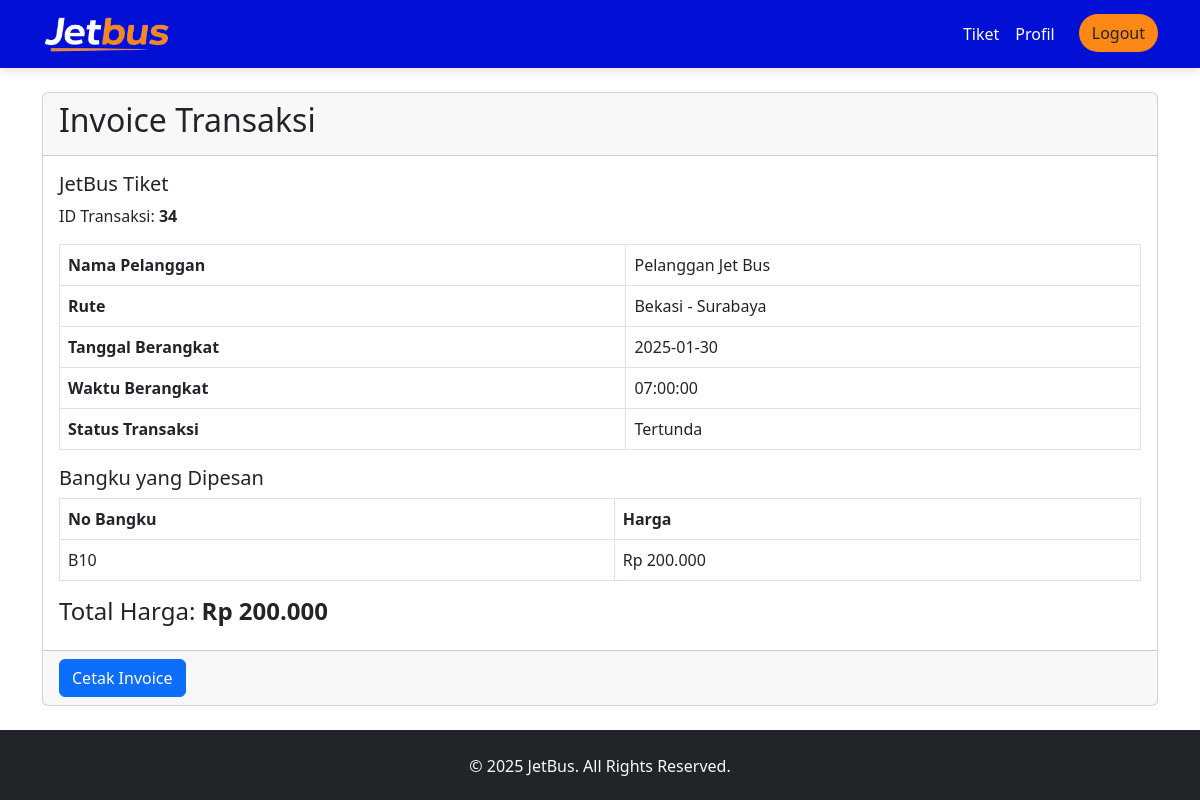
The app's page /pelanggan/invoice.php?id_transaksi=34 (signed in) with its own data.
### tables this page shows
CREATE TABLE `transaksi` (
  `id_transaksi` int(11) NOT NULL,
  `id_pengguna` int(11) NOT NULL,
  `id_jadwal` int(11) NOT NULL,
  `tanggal_transaksi` date NOT NULL DEFAULT current_timestamp(),
  `jam_transaksi` time NOT NULL,
  `total` decimal(10,2) NOT NULL,
  `status` enum('tertunda','dibayar','dibatalkan') DEFAULT 'tertunda'
);

CREATE TABLE `rute` (
  `id_rute` int(11) NOT NULL,
  `lokasi_asal` varchar(100) NOT NULL,
  `lokasi_tujuan` varchar(100) NOT NULL,
  `jarak` decimal(10,0) DEFAULT NULL
);

CREATE TABLE `jadwal` (
  `id_jadwal` int(11) NOT NULL,
  `id_bus` int(11) NOT NULL,
  `id_rute` int(11) NOT NULL,
  `tanggal_berangkat` date NOT NULL,
  `waktu_berangkat` time NOT NULL,
  `waktu_tiba` time NOT NULL
);

### pelanggan/invoice.php (the view, shortened to what this page needs)
<?php
include 'header.php';
include '../koneksi.php';
$id_transaksi = $_GET['id_transaksi'];
$id_pengguna = $_SESSION['id_pengguna'];
$query = "SELECT t.id_transaksi, t.tanggal_transaksi, t.total, t.status, r.lokasi_asal, r.lokasi_tujuan, j.tanggal_berangkat, j.waktu_berangkat
          FROM transaksi t
          JOIN jadwal j ON t.id_jadwal = j.id_jadwal
          JOIN rute r ON j.id_rute = r.id_rute
          WHERE t.id_transaksi = ? AND t.id_pengguna = ?";
$stmt = $koneksi->prepare($query);
$stmt->bind_param("ii", $id_transaksi, $id_pengguna);
$stmt->execute();
$result = $stmt->get_result();
$transaksi = $result->fetch_assoc();
$query_detail = "SELECT b.no_bangku FROM detail_transaksi dt JOIN bangku b ON dt.id_bangku = b.id_bangku WHERE dt.id_transaksi = ?";
$stmt = $koneksi->prepare($query_detail);
$stmt->bind_param("i", $id_transaksi);
$stmt->execute();
$result_detail = $stmt->get_result();
$bangku = [];
while ($row = $result_detail->fetch_assoc()) {
    $bangku[] = $row['no_bangku'];
}
?>
<div class="container my-4">
    <div class="card">
        <div class="card-header">
            <h2>Invoice Transaksi</h2>
        </div>
        <div class="card-body" id="invoice-print">
            <h5>JetBus Tiket</h5>
            <p>ID Transaksi: <strong><?= $transaksi['id_transaksi'] ?></strong></p>
            <table class="table table-bordered">
                <tr>
                    <td><strong>Nama Pelanggan</strong></td>
                    <td><?= $_SESSION['nama'] ?></td>
                </tr>
                <tr>
                    <td><strong>Rute</strong></td>
                    <td><?= $transaksi['lokasi_asal'] . " - " . $transaksi['lokasi_tujuan'] ?></td>
                </tr>
                <tr>
                    <td><strong>Tanggal Berangkat</strong></td>
                    <td><?= $transaksi['tanggal_berangkat'] ?></td>
                </tr>
                <tr>
                    <td><strong>Waktu Berangkat</strong></td>
                    <td><?= $transaksi['waktu_berangkat'] ?></td>
                </tr>
                <tr>
                    <td><strong>Status Transaksi</strong></td>
                    <td><?= ucfirst($transaksi['status']); ?></td>
                </tr>
            </table>
            <h5>Bangku yang Dipesan</h5>
            <table class="table table-bordered">
                <thead>
                    <tr>
                        <th>No Bangku</th>
                        <th>Harga</th>
                    </tr>
                </thead>
                <tbody>
                    <?php foreach ($bangku as $kursi) { ?>
                        <tr>
                            <td><?= $kursi ?></td>
                            <td>Rp <?= number_format($transaksi['total'] / count($bangku), 0, ',', '.') ?></td>
                        </tr>
                    <?php } ?>
                </tbody>
            </table>
            <h4>Total Harga: <strong>Rp <?= number_format($transaksi['total'], 0, ',', '.') ?></strong></h4>
        </div>
        <div class="card-footer">
            <button class="btn btn-primary" onclick="printInvoice()">Cetak Invoice</button>
        </div>
    </div>
</div>
<?php include 'footer.php'; ?>

### records on screen
transaksi: id_transaksi "34", rute.lokasi_asal "Bekasi", rute.lokasi_tujuan "Surabaya", id_jadwal.tanggal_berangkat "2025-01-30", id_jadwal.waktu_berangkat "07:00:00", status "Tertunda", kursi "B10", $transaksi['total']/count($bangku) "200.000", total "200.000"

### other values on screen
$_SESSION['nama'] "Pelanggan Jet Bus"
